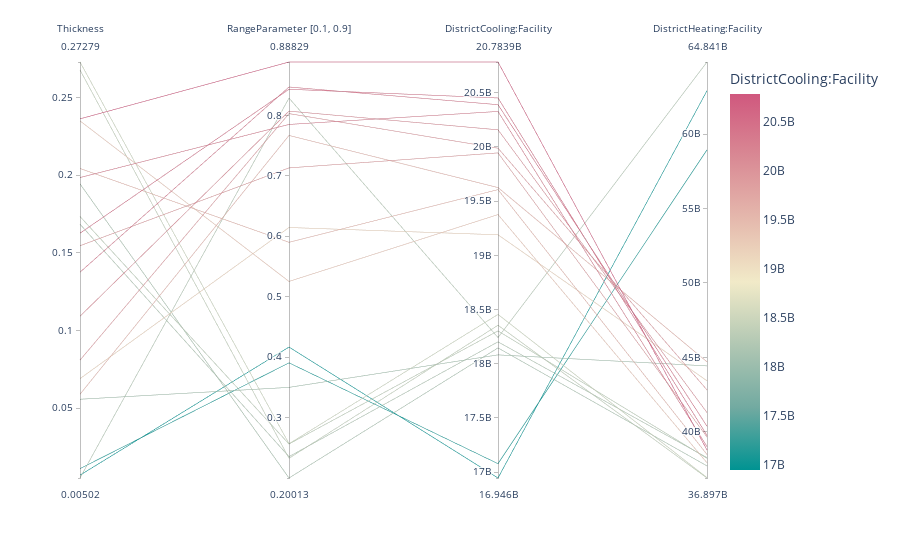

Write notebook code for a chart like this one.
### Code cell
import plotly.express as px
fig = px.parallel_coordinates(results, color="DistrictCooling:Facility", dimensions=features+objectives,
                             color_continuous_scale=px.colors.diverging.Tealrose)
fig.show()
